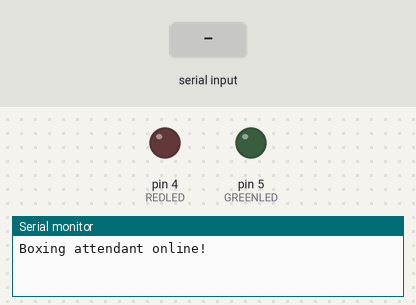
Bench run of a sketch on a simulated Arduino Uno, built with avr-gcc and run on an emulated ATmega328P. Parts: output pins drawn as LEDs (lit = HIGH), the last lines printed to the serial monitor. Dashed ring = blinking. Inputs (shaded band) come from the test bench.

Above: at 1.8 s.
1.9 s: "G" received over the second serial link
At 2.4 s:
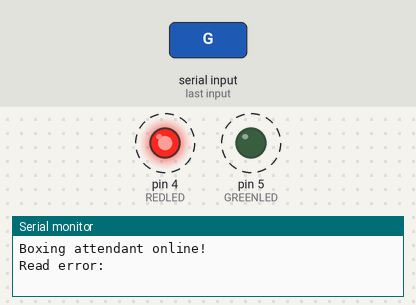
3.4 s: "B" received over the second serial link
At 4.3 s:
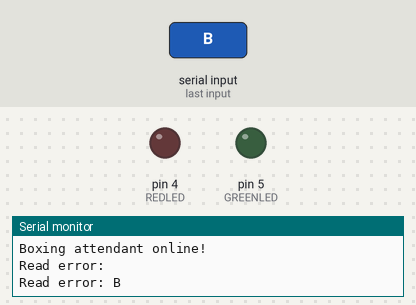
Timing chart, 0 to 6.4 s (numbered marks = the images above; inputs shaded):
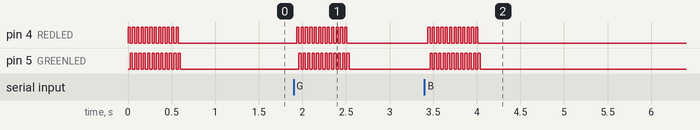

Measured:
- after the input at 1.9 s, pin 4 (REDLED): alternates HIGH for 0.03 s and LOW for 0.03 s, 24 changes in all, then stays LOW, starting at once; pin 5 (GREENLED): alternates HIGH for 0.03 s and LOW for 0.03 s, 24 changes in all, then stays LOW, starting after 0.06 s
- after the input at 3.4 s, pin 4 (REDLED): alternates HIGH for 0.03 s and LOW for 0.03 s, 24 changes in all, then stays LOW, starting at once; pin 5 (GREENLED): alternates HIGH for 0.03 s and LOW for 0.03 s, 24 changes in all, then stays LOW, starting after 0.06 s

The sketch:

Boxing_Attendance.ino
```cpp
// (licence header left out)
#include <avr/wdt.h> //We need the watch dog for this program

#include <SoftwareSerial.h> //Connection to Imp

SoftwareSerial rfid(2, 3); // RX from ID-20LA, TX not connected
SoftwareSerial imp(8, 9); // RX, TX into Imp pin 7

//Hardware pin definitions
//-=-=-=-=-=-=-=-=-=-=-=-=-=-=-=-=-=-=-=-=-=-=-=-=-=-=-=-=
// digital I/O pins
const int REDLED = 4;
const int GREENLED = 5;
//-=-=-=-=-=-=-=-=-=-=-=-=-=-=-=-=-=-=-=-=-=-=-=-=-=-=-=-=

//Global Variables
//-=-=-=-=-=-=-=-=-=-=-=-=-=-=-=-=-=-=-=-=-=-=-=-=-=-=-=-=
char id[13]; //An ID should be 12 bytes plus a termination char \0

boolean sentToCloud = false; //Boolean to keep track of if we should we watching the clock
long sentTime; //This is the moment in time that we sent the ID to the cloud. Timeout if necessary
//-=-=-=-=-=-=-=-=-=-=-=-=-=-=-=-=-=-=-=-=-=-=-=-=-=-=-=-=


void setup()
{
  wdt_reset(); //Pet the dog
  wdt_disable(); //We don't want the watchdog during init

  Serial.begin(19200);
  imp.begin(19200);
  rfid.begin(9600);

  pinMode(REDLED, OUTPUT);
  pinMode(GREENLED, OUTPUT);
  blinkError();

  Serial.println("Boxing attendant online!");

  rfid.listen(); //We can only listen to one software serial port at a time

  wdt_enable(WDTO_4S); //Unleash the beast
}

void loop()
{
  wdt_reset(); //Pet the dog

  //If we see an RFID card, push it to imp then make noise and light LED
  if(rfid.available())
  {
    //If the ID is clean, report it. If it's corrupt, just debug print the info.
    if(readCleanID() == true)
    {
      Serial.print("Read: ");
      Serial.println(id);

      imp.print("$,");
      imp.print(id);
      imp.println(",#,"); //Imp looks for terminating new line
      imp.listen(); //We can only listen to one software serial port at a time

      sentToCloud = true;
      sentTime = millis(); //Record the moment in time we reported the ID
    }
    else
    {
      Serial.print("Read error: ");
      Serial.println(id);

      blinkError();

      if(rfid.available() > 0)
      {
        int counter = 0;
        while(rfid.available())
        {
          rfid.read(); //Remove any characters in buffer
          counter++;
          if(counter > 20) break; //Give up after 100ms
          delay(5);
        }
      }
    }
  }

  //The imp should respond with a good/bad character
  if(imp.available())
  {
    byte incoming = imp.read();
    if(incoming == 'G')
    {
      Serial.println("You are allowed!");
      blinkGood(); //Blink green LED
    }
    else if(incoming == 'B')
    {
      Serial.println("BAD! Go away!");
      blinkBad(); //Blink red LED
    }

    rfid.listen(); //Whatever the imp said, return to listening to the RFID reader
    sentToCloud = false; //Reset and wait for next thing to send to cloud
  }

  //If the electric imp fails to be able to connect to the internet
  //then we could get stuck infinitely waiting for a response from the cloud.
  //This block of code protects us from that.
  if(sentToCloud == true && millis() - sentTime > 3000)
  {
    //Give up and display error
    blinkError();
    sentToCloud = false;
    rfid.listen(); //Return to listening to RFID reader
  }

  delay(10);
}

//Blinks the green and red LEDs in unison indicating read error
void blinkError(void)
{
  for(int x = 0 ; x < 12 ; x++)
  {
    digitalWrite(REDLED, HIGH);
    digitalWrite(GREENLED, LOW);
    delay(25);
    digitalWrite(REDLED, LOW);
    digitalWrite(GREENLED, HIGH);
    delay(25);
  }
  digitalWrite(REDLED, LOW);
  digitalWrite(GREENLED, LOW);

  //Beep buzzer
}

void blinkGood(void)
{
  for(int x = 0 ; x < 1 ; x++)
  {
    digitalWrite(GREENLED, HIGH);
    delay(1000);
    digitalWrite(GREENLED, LOW);
    //delay(100);
  }
}

void blinkBad(void)
{
  for(int x = 0 ; x < 1 ; x++)
  {
    digitalWrite(REDLED, HIGH);
    delay(1000);
    digitalWrite(REDLED, LOW);
    //delay(500);
  }
}

//The ID should be 12 characters long but there's often noise
//This tries to eliminate as much as possible
//Returns true if a good ID is found
boolean readCleanID(void)
{
  char incoming[30]; //Make this buffer a little big, just in case
  char outgoing[30]; //This array holds all the viable chars

  byte charsRead;
  byte counter = 0;
  while(counter < 30)
  {
    if(rfid.available())
    {
      incoming[charsRead] = rfid.read(); //Gather everthing in the buffer
      charsRead++;
      if(charsRead == 14) break; //12 chars plus a \n
    }
    counter++;
    delay(1);
  }

  //Clean the buffer
  int sizeOfString = 0;
  int spot = 0;
  for(int x = 0 ; x < charsRead ; x++)
  {
    if(incoming[x] >= '0' && incoming[x] <= 'F') //The RFID reader only reports hex characters
    {
      //We have a valid character, record it!
      outgoing[spot++] = incoming[x];
      sizeOfString++; //Record the increased size
      if(sizeOfString > 20) break; //Bail if there is more than 20. We are looking for 12.
    }
  }

  if(sizeOfString != 12)
  {
    //Serial.println("Bad read");

    //Push the current read to the ID array for debugging
    for(int x = 0 ; x < 12 ; x++)
      id[x] = outgoing[x];
    id[12] = '\0'; //Termination character for the actual string we pass to the cloud

    return(false); //We couldn't clean this string to make it good enough
  }
  else
  {
    //Record this good array into the passable ID array
    for(int x = 0 ; x < 12 ; x++)
      id[x] = outgoing[x];
    id[12] = '\0'; //Termination character for the actual string we pass to the cloud

    return(true); //ID is good to pass to the cloud
  }
}
```
